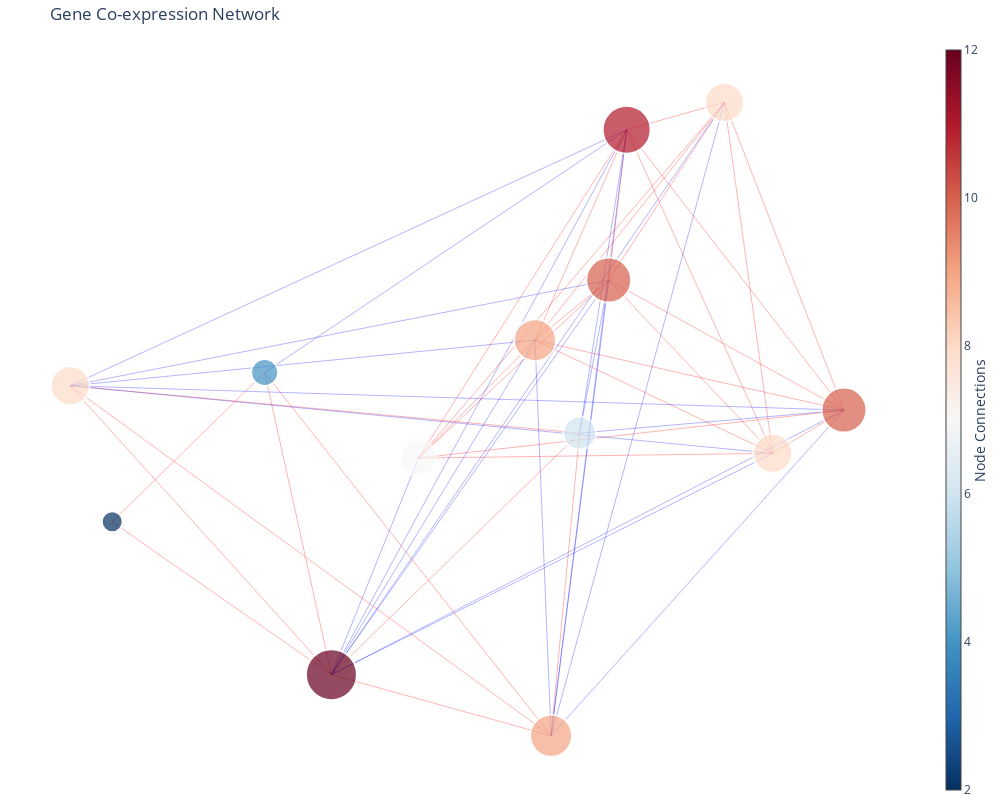

The notebook cell saved with this chart:
### Code cell
import plotly.graph_objects as corr_network
import networkx as nx
import math

def create_gene_network(df_corr, width=1200, height=900, bubble_size=1, threshold=0.6, k_value=0.5, iterations_value=10, color='RdBu_r'):
    """根据输入的表达矩阵，绘制基因之间的相关性网络图
    
    Args:
        df_corr: 基因表达矩阵，其中行代表基因，列代表样本。
        width: 图形的宽度。
        height: 图形的高度。
        bubble_size: 节点的大小系数，这将影响每个节点的显示大小。
        threshold: 用于筛选出显著相关的基因对的相关系数阈值。
        k_value: NetworkX布局中的弹簧长度参数，影响节点间的距离。
        iterations_value: NetworkX布局算法的迭代次数。
        color: 颜色方案，用于节点的颜色编码。

    Returns:
    """

    # 预处理
    df_corr = df_corr.rename(columns={df_corr.columns[0]: 'gene_id'})
    df_corr = df_corr.set_index('gene_id')
    # if 'Geneid' in df_corr.columns:
    #     df_corr = df_corr.set_index('Geneid')
    df_corr = df_corr.round(2)
    correlation_matrix = df_corr.transpose().corr()

    # 使用networkx创建一个网络图
    G = nx.Graph()
    for gene1 in df_corr.index:
        for gene2 in df_corr.index:
            if gene1 != gene2:
                G.add_edge(gene1, gene2, weight=correlation_matrix.loc[gene1, gene2])

    threshold = threshold # 相关性系数
    edges = [(u, v) for (u, v, d) in G.edges(data=True) if abs(d['weight']) > threshold]
    G = G.edge_subgraph(edges).copy()  # 使用edges创建一个新的图，并使用copy()避免状态问题
    # pos设置,k越小则点越紧,iterations越大则点越稳定
    pos = nx.spring_layout(G, k=k_value, iterations=iterations_value)
    # 将位置作为节点属性添加到G中
    for node in G.nodes():
        G.nodes[node]['pos'] = pos[node]

    # 使用plotly创建网络图
    edge_x = []
    edge_y = []
    for edge in G.edges():
        x0, y0 = G.nodes[edge[0]]['pos']
        x1, y1 = G.nodes[edge[1]]['pos']
        edge_x.append(x0)
        edge_x.append(x1)
        edge_x.append(None)
        edge_y.append(y0)
        edge_y.append(y1)
        edge_y.append(None)
    
    # 分别创建正相关和负相关的边
    edge_x_pos, edge_y_pos = [], []
    edge_x_neg, edge_y_neg = [], []

    # 根据权重将边分为正负两组
    for edge in G.edges(data=True):
        x0, y0 = pos[edge[0]]
        x1, y1 = pos[edge[1]]
        if edge[2]['weight'] > 0:
            edge_x_pos.extend([x0, x1, None])
            edge_y_pos.extend([y0, y1, None])
        else:
            edge_x_neg.extend([x0, x1, None])
            edge_y_neg.extend([y0, y1, None])

    edge_trace_pos = corr_network.Scatter(
        x=edge_x_pos, y=edge_y_pos,
        line=dict(width=0.3, color='red'),
        hoverinfo='none',
        mode='lines'
    )
    
    edge_trace_neg = corr_network.Scatter(
        x=edge_x_neg, y=edge_y_neg,
        line=dict(width=0.3, color='blue'),
        hoverinfo='none',
        mode='lines'
    )

    node_x = []
    node_y = []
    for node in G.nodes():
        x, y = G.nodes[node]['pos']
        node_x.append(x)
        node_y.append(y)

    node_trace = corr_network.Scatter(
        x=node_x, y=node_y,
        mode='markers',
        hoverinfo='text',
        marker=dict(
            showscale=True,
            colorscale=color,
            colorbar=dict(
                thickness=15,
                title='Node Connections',
                xanchor='left',
                titleside='right'
            ),
            line_width=2))

    node_adjacencies = []
    node_text = []
    node_sizes = []  # 添加一个列表来存储基于节点连接数的大小

    # 如果df_corr有50行以上则运行以下代码
    if df_corr.shape[0] > 50:
        # 计算每个节点的连接数并设置节点大小
        for node, adjacencies in enumerate(G.adjacency()):
            node_adjacencies.append(len(adjacencies[1]))
            node_text.append(adjacencies[0])
            node_degree = len(adjacencies[1])
            scaled_size = 15 + (node_degree * bubble_size/10)
            node_sizes.append(scaled_size)
    
    else:
        # 计算每个节点的连接数并设置节点大小
        for node, adjacencies in enumerate(G.adjacency()):
            node_adjacencies.append(len(adjacencies[1]))
            node_text.append(adjacencies[0])
            node_degree = len(adjacencies[1])
            scaled_size = 15 + (node_degree * bubble_size/2)
            node_sizes.append(scaled_size)

    # norm = plt.Normalize(vmin=min(node_adjacencies), vmax=max(node_adjacencies)) # 将连接数映射到0-1范围  
    node_trace.marker.color = node_adjacencies
    node_trace.text = node_text
    node_trace.marker.size = node_sizes  # 更新marker的大小

    # 创建图形
    fig = corr_network.Figure(data = [edge_trace_pos, edge_trace_neg, node_trace],
                    layout=corr_network.Layout(
                        title='Gene Co-expression Network',
                        showlegend=False,
                        hovermode='closest',
                        margin=dict(b=0, l=0, r=0, t=40),
                        annotations=[
                            dict(
                                text="",
                                showarrow=False,
                                xref="paper", yref="paper",
                                x=0.005, y=-0.002)
                        ],
                        xaxis=dict(showgrid=False, zeroline=False, showticklabels=False),
                        yaxis=dict(showgrid=False, zeroline=False, showticklabels=False))
                    )

    # 定义fig的布局，设置宽度和高度
    fig.update_layout(
        autosize=False,
        width=width, 
        height=height,
        template="plotly_white"
    )
    # fig.update_traces(marker_symbol='diamond') # 更改marker的形状

    # 方案1:将fig对象转为json
    # fig_json = pio.to_json(fig)
    # return fig_json

    # 方案2:将fig转为html格式，返回html代码
    # fig_html = plot(fig, output_type='div', include_plotlyjs=False)        
    # return fig_html

    # 方案3:将fig转为html格式，保存为html文件
    fig.write_html("corr_network-1.html")
    # return "corr_network.html"

    return fig


# 示例调用
create_gene_network(df_corr,
                    width=1000,
                    height=800,
                    bubble_size=6,
                    threshold=0.7,
                    k_value=0.5,
                    iterations_value=10,
                    color='RdBu_r'
                    )

### Figure 1 — Plotly figure (JSON) as saved in the notebook; plotly's stock layout.template omitted (floating-point values rounded to 4 significant figures)
{"data": [{"hoverinfo": "none", "line": {"color": "red", "width": 0.3}, "mode": "lines", "type": "scatter", "x": [0.5391, 0.09339, null, 0.5391, 0.6524, null, 0.5391, -0.1806, null, 0.5391, 0.2668, null, 0.5391, 0.309, null, 0.5391, 0.8202, null, 0.09339, 0.6524, null, 0.09339, -0.1806, null, 0.09339, 0.2668, null, 0.09339, 0.309, null, 0.09339, 0.8202, null, 0.6524, -0.1806, null, 0.6524, 0.2668, null, 0.6524, 0.309, null, 0.6524, 0.8202, null, -0.1806, 0.2668, null, -0.1806, 0.309, null, -0.1806, 0.8202, null, -0.5427, -0.3856, null, -0.5427, -0.9014, null, -0.5427, 0.1312, null, -0.3856, 0.1983, null, -0.3856, -0.9014, null, -0.3856, 0.1312, null, -0.3856, -1, null, 0.2668, 0.309, null, 0.2668, 0.8202, null, 0.309, 0.8202, null, 0.1983, 0.1312, null, 0.1983, -1, null, 0.1312, -1, null], "y": [0.7882, 0.1739, null, 0.7882, -0.1184, null, 0.7882, -0.1306, null, 0.7882, 0.3291, null, 0.7882, 0.7174, null, 0.7882, -0.00673, null, 0.1739, -0.1184, null, 0.1739, -0.1306, null, 0.1739, 0.3291, null, 0.1739, 0.7174, null, 0.1739, -0.00673, null, -0.1184, -0.1306, null, -0.1184, 0.3291, null, -0.1184, 0.7174, null, -0.1184, -0.00673, null, -0.1306, 0.3291, null, -0.1306, 0.7174, null, -0.1306, -0.00673, null, 0.09049, -0.6901, null, 0.09049, -0.2954, null, 0.09049, -0.8479, null, -0.6901, -0.06608, null, -0.6901, -0.2954, null, -0.6901, -0.8479, null, -0.6901, 0.05612, null, 0.3291, 0.7174, null, 0.3291, -0.00673, null, 0.7174, -0.00673, null, -0.06608, -0.8479, null, -0.06608, 0.05612, null, -0.8479, 0.05612, null]}, {"hoverinfo": "none", "line": {"color": "blue", "width": 0.3}, "mode": "lines", "type": "scatter", "x": [0.5391, -0.3856, null, 0.5391, 0.1312, null, 0.09339, -0.3856, null, 0.09339, 0.1312, null, 0.09339, -1, null, 0.6524, -0.3856, null, 0.6524, -1, null, -0.1806, -0.3856, null, -0.5427, 0.309, null, -0.3856, 0.2668, null, -0.3856, 0.309, null, -0.3856, 0.8202, null, 0.2668, 0.1983, null, 0.2668, 0.1312, null, 0.2668, -1, null, 0.309, 0.1983, null, 0.309, 0.1312, null, 0.309, -1, null, 0.1983, 0.8202, null, 0.8202, 0.1312, null, 0.8202, -1, null], "y": [0.7882, -0.6901, null, 0.7882, -0.8479, null, 0.1739, -0.6901, null, 0.1739, -0.8479, null, 0.1739, 0.05612, null, -0.1184, -0.6901, null, -0.1184, 0.05612, null, -0.1306, -0.6901, null, 0.09049, 0.7174, null, -0.6901, 0.3291, null, -0.6901, 0.7174, null, -0.6901, -0.00673, null, 0.3291, -0.06608, null, 0.3291, -0.8479, null, 0.3291, 0.05612, null, 0.7174, -0.06608, null, 0.7174, -0.8479, null, 0.7174, 0.05612, null, -0.06608, -0.00673, null, -0.00673, -0.8479, null, -0.00673, 0.05612, null]}, {"hoverinfo": "text", "marker": {"color": [8, 9, 8, 7, 4, 12, 10, 11, 6, 2, 10, 9, 8], "colorbar": {"thickness": 15, "title": {"side": "right", "text": "Node Connections"}, "xanchor": "left"}, "colorscale": [[0, "rgb(5,48,97)"], [0.1, "rgb(33,102,172)"], [0.2, "rgb(67,147,195)"], [0.3, "rgb(146,197,222)"], [0.4, "rgb(209,229,240)"], [0.5, "rgb(247,247,247)"], [0.6, "rgb(253,219,199)"], [0.7, "rgb(244,165,130)"], [0.8, "rgb(214,96,77)"], [0.9, "rgb(178,24,43)"], [1, "rgb(103,0,31)"]], "line": {"width": 2}, "showscale": true, "size": [39, 42, 39, 36, 27, 51, 45, 48, 33, 21, 45, 42, 39]}, "mode": "markers", "text": ["Gene1", "Gene2", "Gene3", "Gene4", "Gene5", "Gene6", "Gene7", "Gene8", "Gene9", "Gene11", "Gene12", "Gene14", "Gene15"], "type": "scatter", "x": [0.5391, 0.09339, 0.6524, -0.1806, -0.5427, -0.3856, 0.2668, 0.309, 0.1983, -0.9014, 0.8202, 0.1312, -1], "y": [0.7882, 0.1739, -0.1184, -0.1306, 0.09049, -0.6901, 0.3291, 0.7174, -0.06608, -0.2954, -0.00673, -0.8479, 0.05612]}], "layout": {"annotations": [{"showarrow": false, "text": "", "x": 0.005, "xref": "paper", "y": -0.002, "yref": "paper"}], "autosize": false, "height": 800, "hovermode": "closest", "margin": {"b": 0, "l": 0, "r": 0, "t": 40}, "showlegend": false, "title": {"text": "Gene Co-expression Network"}, "width": 1000, "xaxis": {"showgrid": false, "showticklabels": false, "zeroline": false}, "yaxis": {"showgrid": false, "showticklabels": false, "zeroline": false}}}
